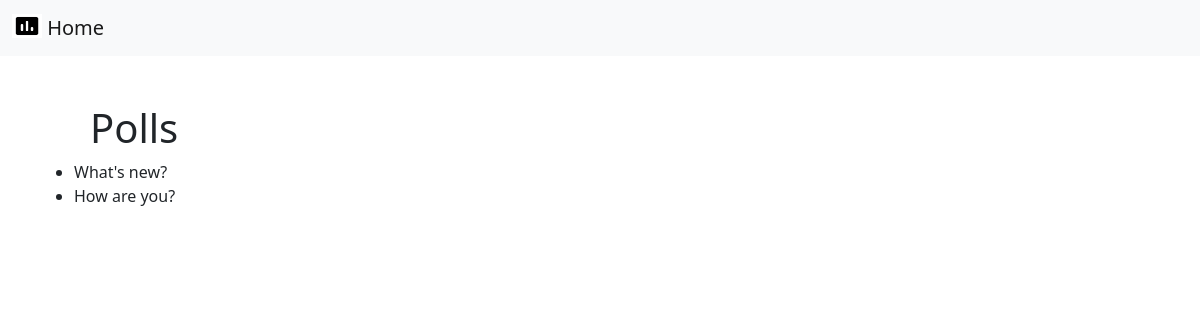
Before: /polls/ with the older database file.
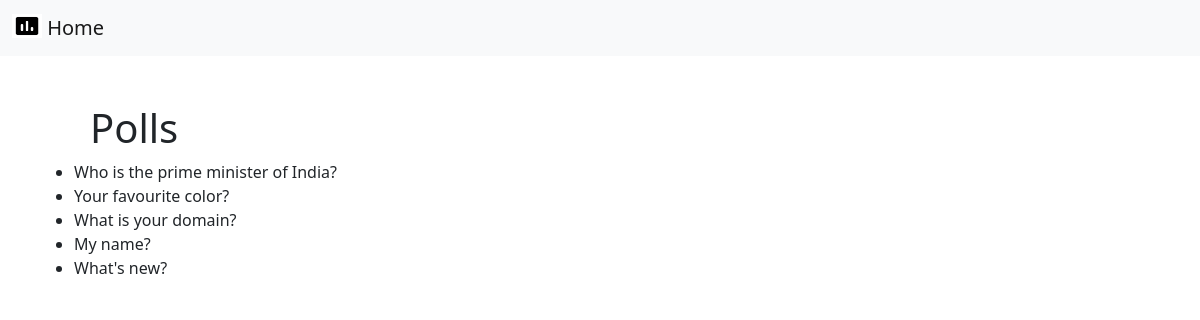
After: the same page with the newer database file.
### polls/models.py (models this page shows, shortened)
class Question(models.Model):
  question_text = models.CharField(max_length=200)
  pub_date = models.DateTimeField('date published')

### polls/views.py (the view)
# urls.py: path('', views.IndexView.as_view(), name='index'),
class IndexView(generic.ListView):
  template_name = 'polls/index.html'
  context_object_name = 'latest_question_list'
  def get_queryset(self):
    return Question.objects.order_by('-pub_date')[:5]

### polls/templates/polls/index.html
{% include 'polls/base.html' %}
{% block content %}
<div class="container mt-5">
  <h1 class="h1 ms-5">Polls</h1>
  {% if latest_question_list %}
<ul>
  {% for question in latest_question_list  %}
    <li><a class="text-decoration-none text-dark" href="{% url 'polls:detail' question.id %}">{{ question.question_text }}</a></li>
  {% endfor %}
</ul>
{% else %}
<p>No polls are available.</p>
{% endif %}
</div>
{% endblock content %}

Changed rows visible on the page:
no longer on this page (row unchanged): Question: question_text "How are you?"
added Question: question_text "Who is the prime minister of India?"
added Question: question_text "Your favourite color?"
added Question: question_text "What is your domain?"
added Question: question_text "My name?"
